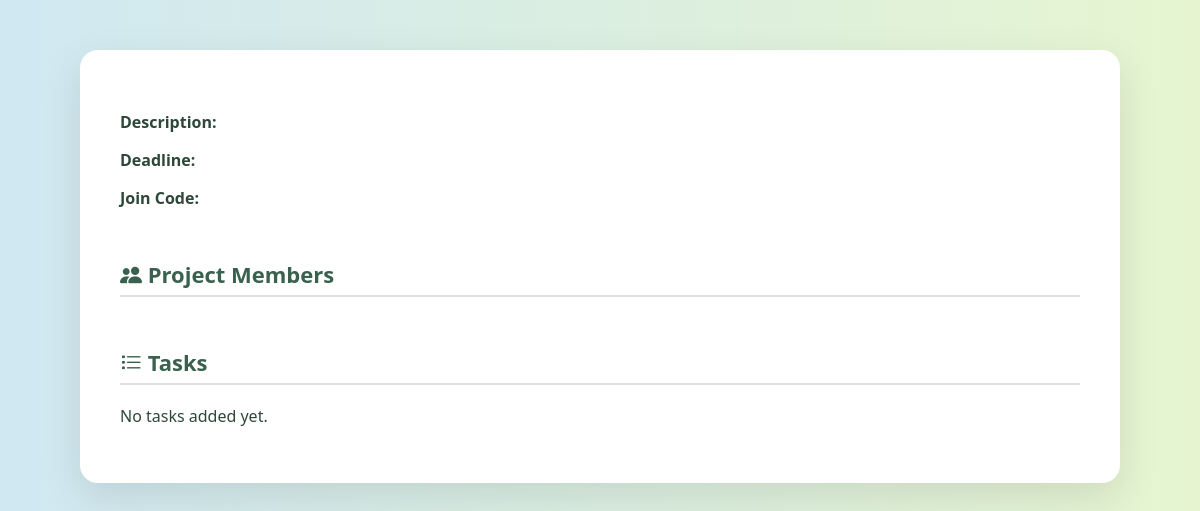
Page /project/7 (signed in) on the earlier database version.
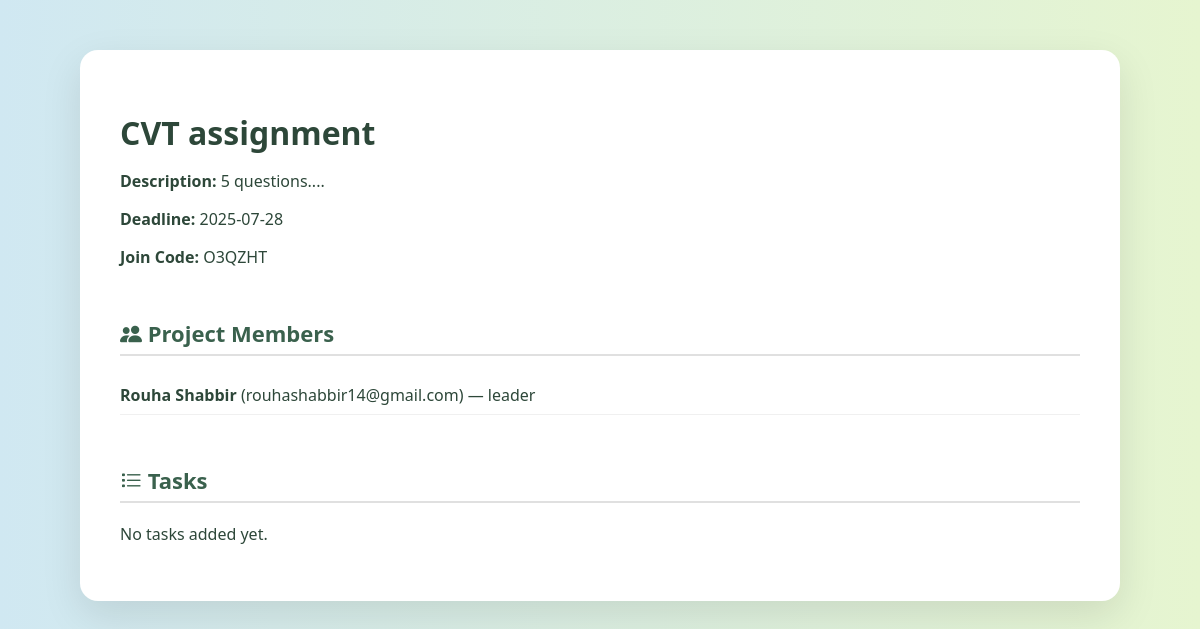
Same page on the later database version.
### tables this page shows
CREATE TABLE projects (
    id INTEGER PRIMARY KEY AUTOINCREMENT,
    title TEXT NOT NULL,
    description TEXT,
    deadline DATE,
    created_by INTEGER,
    created_at TIMESTAMP DEFAULT CURRENT_TIMESTAMP, join_code TEXT,
    FOREIGN KEY (created_by) REFERENCES users(id)
);

CREATE TABLE project_members (
    id INTEGER PRIMARY KEY AUTOINCREMENT,
    project_id INTEGER,
    user_id INTEGER,
    role TEXT CHECK(role IN ('leader', 'member')) DEFAULT 'member',
    FOREIGN KEY (project_id) REFERENCES projects(id),
    FOREIGN KEY (user_id) REFERENCES users(id)
);

CREATE TABLE users (
        id INTEGER PRIMARY KEY AUTOINCREMENT,
        name TEXT NOT NULL,
        email TEXT NOT NULL UNIQUE,
        password TEXT NOT NULL,
        created_at TIMESTAMP DEFAULT CURRENT_TIMESTAMP
    );

### app.py (the view, shortened to what this page needs)
@app.route('/project/<int:project_id>', methods=['GET', 'POST'])
def project_details(project_id):
    if 'user_id' not in session:
        return redirect('/login')
    conn = get_db_connection()
    conn.row_factory = sqlite3.Row
    c = conn.cursor()
    user_id = session['user_id']
    c.execute("SELECT * FROM projects WHERE id = ?", (project_id,))
    project = c.fetchone()
    c.execute("SELECT role FROM project_members WHERE project_id = ? AND user_id = ?", (project_id, user_id))
    role = c.fetchone()
    is_leader = role and role['role'] == 'leader'
    c.execute("""
        SELECT u.id, u.name, u.email, pm.role
        FROM project_members pm
        JOIN users u ON pm.user_id = u.id
        WHERE pm.project_id = ?
    """, (project_id,))
    members = c.fetchall()
    c.execute("""
    SELECT t.id, t.title, t.description, t.status, t.assigned_to, u.name as assignee_name
    FROM tasks t
    JOIN users u ON t.assigned_to = u.id
    WHERE t.project_id = ?
""", (project_id,))
    tasks = c.fetchall()
    conn.close()
    return render_template('project_details.html',
                           project=project,
                           members=members,
                           tasks=tasks,
                           is_leader=is_leader)

### app.py (called while the page is built)
def get_db_connection():
    conn = sqlite3.connect('data.db')
    conn.row_factory = sqlite3.Row
    return conn

### templates/project_details.html (shortened to what this page needs)
<!DOCTYPE html>
<html>
<head>
  <link rel="stylesheet" href="https://cdn.jsdelivr.net/npm/bootstrap-icons@1.10.5/font/bootstrap-icons.css">
</head>
<body>
  <div class="container">
    <h1>{{ project['title'] }}</h1>
    <p><strong>Description:</strong> {{ project['description'] }}</p>
    <p><strong>Deadline:</strong> {{ project['deadline'] }}</p>
    <p><strong>Join Code:</strong> {{ project['join_code'] }}</p>
    <div class="section">
      <h3><i class="bi bi-people-fill"></i> Project Members</h3>
      <ul>
        {% for m in members %}
          <li><strong>{{ m['name'] }}</strong> ({{ m['email'] }}) — {{ m['role'] }}</li>
        {% endfor %}
      </ul>
    </div>
    <div class="section">
      <h3><i class="bi bi-list-task"></i> Tasks</h3>
      {% if tasks %}
        {% for task in tasks %}
          <div class="task-card"
               style="border-left-color:
                 {% if task['status'] == 'not started' %}#999
                 {% elif task['status'] == 'in progress' %}#ffb400
                 {% elif task['status'] == 'completed' %}#28a745
                 {% else %}#ccc{% endif %};">
            <h4 style="margin: 0 0 8px;">{{ task['title'] }}</h4>
            <p style="margin: 0 0 8px;">{{ task['description'] }}</p>
            <p style="font-size: 14px; color: #555;">
              <i class="bi bi-person-circle"></i> Assigned to: <strong>{{ task['assignee_name'] }}</strong><br>
              <i class="bi bi-info-circle"></i> Status:
              {% if task['assigned_to']|int == session['user_id']|int %}
                <form method="POST" action="/update_task_status/{{ task['id'] }}" style="display: inline;">
                  <select name="status" onchange="this.form.submit()" style="padding: 4px 8px;">
                    <option value="not started" {% if task['status'] == 'not started' %}selected{% endif %}>Not Started</option>
                    <option value="in progress" {% if task['status'] == 'in progress' %}selected{% endif %}>In Progress</option>
                    <option value="completed" {% if task['status'] == 'completed' %}selected{% endif %}>Completed</option>
                  </select>
                </form>
              {% else %}
                <em>{{ task['status']|capitalize }}</em>
              {% endif %}
            </p>
            {% if is_leader %}
              <div style="position: absolute; top: 15px; right: 15px; display: flex; gap: 10px;">
                <a href="/edit_task/{{ task['id'] }}?project_id={{ project['id'] }}"
                   class="btn-sm btn-outline-primary" title="Edit Task">
                  <i class="bi bi-pencil-fill"></i>
                </a>
                <form method="POST" action="/delete_task/{{ task['id'] }}" style="display: inline;">
                  <input type="hidden" name="project_id" value="{{ project['id'] }}">
                  <button type="submit" class="btn-sm btn-outline-danger" title="Delete Task">
                    <i class="bi bi-trash3-fill"></i>
                  </button>
                </form>
              </div>
            {% endif %}
          </div>
        {% endfor %}
      {% else %}
        <p>No tasks added yet.</p>
      {% endif %}
    </div>
  </div>
</body>
</html>

Differences in the rows shown:
added projects: title "CVT assignment", description "5 questions....", deadline "2025-07-28", join_code "O3QZHT"
added project_members: name "Rouha Shabbir", email "rouhashabbir14@gmail.com", role "leader"
